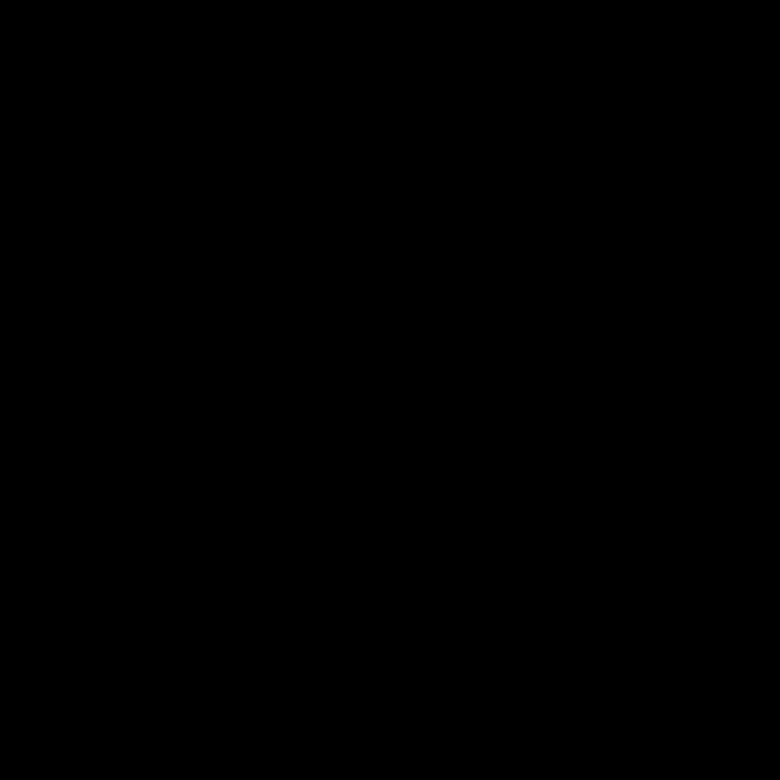
Frame 1 (no input)
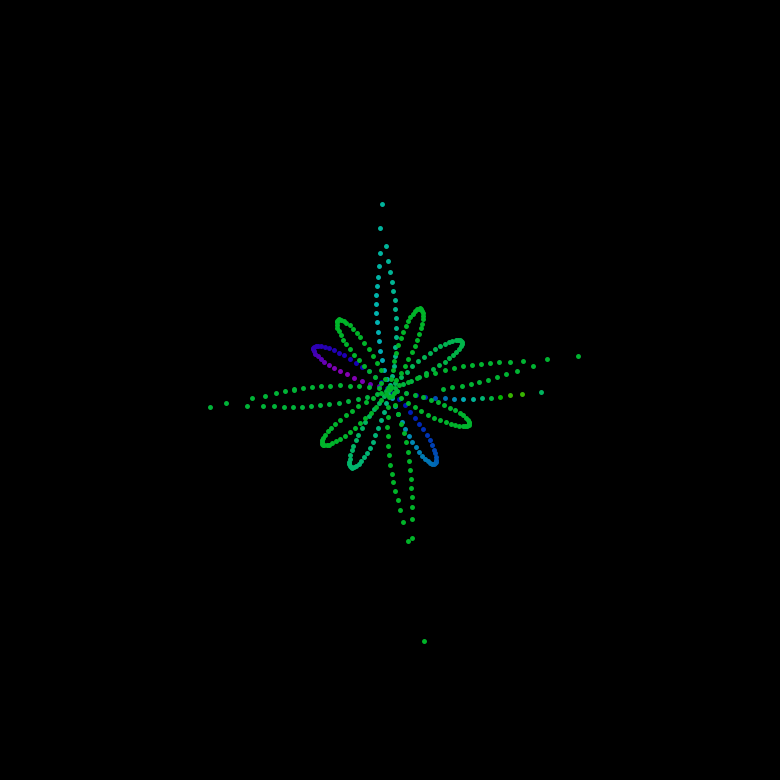
Frame 60 (the mouse pressed at the canvas centre just before this capture)
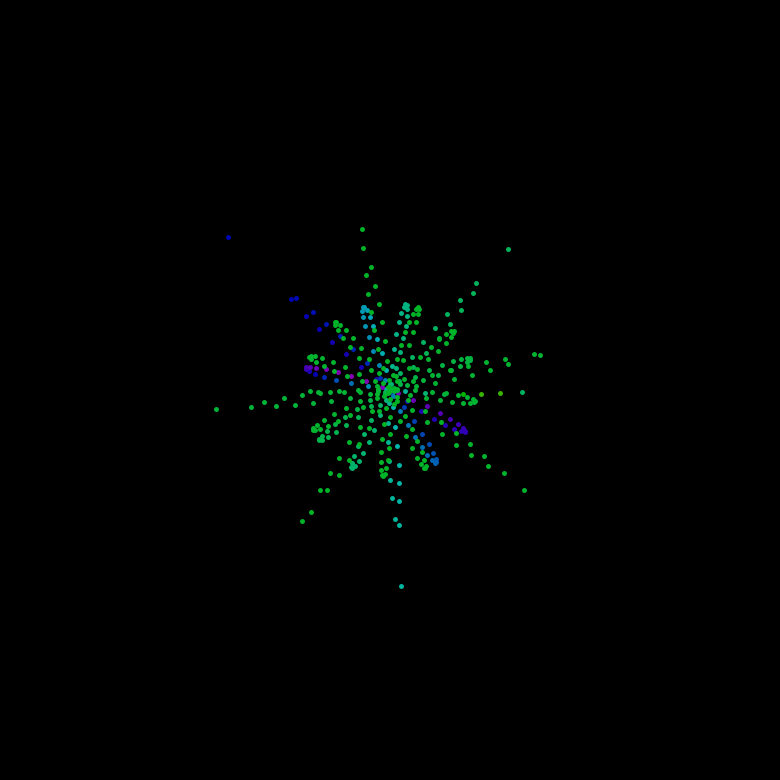
Frame 120 (the mouse held since frame 60 and released just before this capture)

The Processing sketch that drew these frames (run headless with seeded random() and noise(); from frame 60 on, the mouse is pressed at the canvas centre):

// Processing sketch: main
// ── main.pde
SuperShape superShape;

void setup()
{
  surface.setTitle("Super Shapes");
  surface.setResizable(false);
  surface.setLocation(displayWidth / 3, floor(0.1 * displayHeight));

  createSuperShape();

  size(780, 780);
  colorMode(HSB, 360, 255, 255);
}

void createSuperShape()
{
  var numberOfPoints = 390;
  superShape = new SuperShape(numberOfPoints);
}

void draw()
{
  background(0);

  superShape.animate();
  superShape.render();
}

// ── SuperShape.pde
class SuperShape
{

  private Utility utility;
  private PVector[] superShape;

  private float theta;
  private float deltaTheta;

  /* Constructor defintion */
  public SuperShape(int numberOfPoints)
  {
    this.utility = new Utility();
    this.superShape = new PVector[numberOfPoints];

    this.theta = 0f;
    this.deltaTheta = PI / 30;
  }

  /* Function definition */
  public void animate()
  {
    this.updateSuperShape();
    this.theta += this.deltaTheta;
  }

  private void updateSuperShape()
  {
    var size = this.superShape.length;
    var scalar = pow(PI, 3.6);
    for (int p = 0; p < size; p++)
    {
      var angle = map(p, 0, size, 0, TAU);

      /*
       * Changing the values of the trig[X-Y]Factor
       * parameter, produces some really beautiful
       * superShapes! Some examples, are given below:
       *
       * --> [1, same]
       * --> [cos(newTheta), same]
       * --> [cos(sin(newTheta)), same]
       * --> [cos(sin(newTheta + TAU * angle)), same]
       */
      var newTheta = angle * this.theta;
      var radius = this.utility.getSuperRadius(newTheta);

      var trigXFactor = cos(newTheta);
      var trigYFactor = cos(newTheta);
      var posX = radius * cos(angle) * trigXFactor;
      var posY = radius * sin(angle) * trigYFactor;
      var superPoint = new PVector(posX, posY);
      superPoint.mult(scalar);

      this.superShape[p] = superPoint;
    }
  }

  public void render()
  {
    pushMatrix();
    translate(width / 2, height / 2);

    this.renderSuperPoints();
    popMatrix();
  }

  private void renderSuperPoints()
  {
    var size = this.superShape.length;
    for (int p = 0; p < size; p++)
    {
      var superPoint = this.superShape[p];

      var angle = map(p, 0, size, 0, TAU);
      var superRadius = this.utility.getSuperRadius(angle);

      var noiseValue = noise(superRadius);
      var hue = map(noiseValue, 0, 1, 0, 360);
      stroke(hue, 255, 180);
      strokeWeight(5);
      point(superPoint.x, superPoint.y);
    }
  }
}

// ── Utility.pde
class Utility
{

  /* Constructor definition */
  public Utility()
  {
  }

  /* Function definition */
  public float getSuperRadius(float theta)
  {
    var n1 = pow(PI, 3.3);
    var n2 = pow(PI, 3.6);
    var n3 = 1.2 * TAU;

    var a = TAU;
    var b = TAU;

    var angle = theta / 3;
    var term1 = pow(abs(cos(angle) / a), n2);
    var term2 = pow(abs(sin(angle) / b), n3);

    return 1 / pow(term1 + term2, 1f / n1);
  }
}
